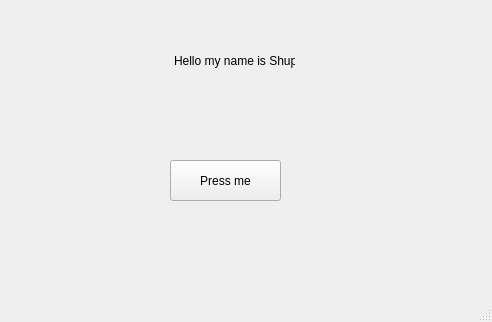
<?xml version="1.0" encoding="UTF-8"?>
<ui version="4.0">
 <class>MainWindow</class>
 <widget class="QMainWindow" name="MainWindow">
  <property name="geometry">
   <rect>
    <x>0</x>
    <y>0</y>
    <width>492</width>
    <height>322</height>
   </rect>
  </property>
  <property name="windowTitle">
   <string>MainWindow</string>
  </property>
  <widget class="QWidget" name="centralwidget">
   <widget class="QPushButton" name="button1">
    <property name="geometry">
     <rect>
      <x>170</x>
      <y>160</y>
      <width>111</width>
      <height>41</height>
     </rect>
    </property>
    <property name="text">
     <string>Press me</string>
    </property>
   </widget>
   <widget class="QLabel" name="label1">
    <property name="geometry">
     <rect>
      <x>174</x>
      <y>40</y>
      <width>121</width>
      <height>41</height>
     </rect>
    </property>
    <property name="text">
     <string>Hello my name is Shups</string>
    </property>
   </widget>
  </widget>
  <widget class="QMenuBar" name="menubar">
   <property name="geometry">
    <rect>
     <x>0</x>
     <y>0</y>
     <width>492</width>
     <height>18</height>
    </rect>
   </property>
  </widget>
  <widget class="QStatusBar" name="statusbar"/>
 </widget>
 <resources/>
 <connections/>
</ui>
